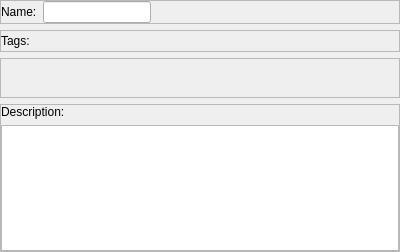
<?xml version="1.0" encoding="UTF-8"?>
<ui version="4.0">
 <class>Form</class>
 <widget class="QWidget" name="Form">
  <property name="geometry">
   <rect>
    <x>0</x>
    <y>0</y>
    <width>400</width>
    <height>252</height>
   </rect>
  </property>
  <property name="windowTitle">
   <string>Form</string>
  </property>
  <layout class="QVBoxLayout" name="verticalLayout">
   <property name="leftMargin">
    <number>0</number>
   </property>
   <property name="topMargin">
    <number>0</number>
   </property>
   <property name="rightMargin">
    <number>0</number>
   </property>
   <property name="bottomMargin">
    <number>0</number>
   </property>
   <item>
    <widget class="QFrame" name="name_frame">
     <property name="frameShape">
      <enum>QFrame::StyledPanel</enum>
     </property>
     <property name="frameShadow">
      <enum>QFrame::Raised</enum>
     </property>
     <layout class="QHBoxLayout" name="horizontalLayout">
      <property name="leftMargin">
       <number>0</number>
      </property>
      <property name="topMargin">
       <number>0</number>
      </property>
      <property name="rightMargin">
       <number>0</number>
      </property>
      <property name="bottomMargin">
       <number>0</number>
      </property>
      <item>
       <widget class="QLabel" name="name_label">
        <property name="text">
         <string>Name:</string>
        </property>
       </widget>
      </item>
      <item>
       <widget class="QLineEdit" name="name_edit">
        <property name="sizePolicy">
         <sizepolicy hsizetype="Maximum" vsizetype="Fixed">
          <horstretch>0</horstretch>
          <verstretch>0</verstretch>
         </sizepolicy>
        </property>
        <property name="minimumSize">
         <size>
          <width>100</width>
          <height>0</height>
         </size>
        </property>
       </widget>
      </item>
      <item>
       <spacer name="horizontalSpacer_2">
        <property name="orientation">
         <enum>Qt::Horizontal</enum>
        </property>
        <property name="sizeHint" stdset="0">
         <size>
          <width>40</width>
          <height>20</height>
         </size>
        </property>
       </spacer>
      </item>
      <item>
       <widget class="QLabel" name="extra_text_label">
        <property name="sizePolicy">
         <sizepolicy hsizetype="MinimumExpanding" vsizetype="Preferred">
          <horstretch>0</horstretch>
          <verstretch>0</verstretch>
         </sizepolicy>
        </property>
        <property name="minimumSize">
         <size>
          <width>100</width>
          <height>0</height>
         </size>
        </property>
        <property name="text">
         <string/>
        </property>
        <property name="wordWrap">
         <bool>false</bool>
        </property>
       </widget>
      </item>
     </layout>
    </widget>
   </item>
   <item>
    <widget class="QFrame" name="tags_frame">
     <property name="frameShape">
      <enum>QFrame::StyledPanel</enum>
     </property>
     <property name="frameShadow">
      <enum>QFrame::Raised</enum>
     </property>
     <layout class="QHBoxLayout" name="horizontalLayout_2">
      <property name="leftMargin">
       <number>0</number>
      </property>
      <property name="topMargin">
       <number>0</number>
      </property>
      <property name="rightMargin">
       <number>0</number>
      </property>
      <property name="bottomMargin">
       <number>0</number>
      </property>
      <item>
       <widget class="QLabel" name="tags_label">
        <property name="text">
         <string>Tags:</string>
        </property>
       </widget>
      </item>
      <item>
       <layout class="QHBoxLayout" name="tags_content"/>
      </item>
      <item>
       <spacer name="horizontalSpacer">
        <property name="orientation">
         <enum>Qt::Horizontal</enum>
        </property>
        <property name="sizeHint" stdset="0">
         <size>
          <width>40</width>
          <height>20</height>
         </size>
        </property>
       </spacer>
      </item>
     </layout>
    </widget>
   </item>
   <item>
    <widget class="QFrame" name="tags_input_field">
     <property name="frameShape">
      <enum>QFrame::StyledPanel</enum>
     </property>
     <property name="frameShadow">
      <enum>QFrame::Raised</enum>
     </property>
     <layout class="QHBoxLayout" name="tags_input">
      <item>
       <spacer name="tags_input_horizontalSpacer">
        <property name="orientation">
         <enum>Qt::Horizontal</enum>
        </property>
        <property name="sizeHint" stdset="0">
         <size>
          <width>371</width>
          <height>20</height>
         </size>
        </property>
       </spacer>
      </item>
     </layout>
    </widget>
   </item>
   <item>
    <widget class="QFrame" name="desc_frame">
     <property name="frameShape">
      <enum>QFrame::StyledPanel</enum>
     </property>
     <property name="frameShadow">
      <enum>QFrame::Raised</enum>
     </property>
     <layout class="QVBoxLayout" name="verticalLayout_2">
      <property name="leftMargin">
       <number>0</number>
      </property>
      <property name="topMargin">
       <number>0</number>
      </property>
      <property name="rightMargin">
       <number>0</number>
      </property>
      <property name="bottomMargin">
       <number>0</number>
      </property>
      <item>
       <widget class="QLabel" name="desc_label">
        <property name="text">
         <string>Description:</string>
        </property>
       </widget>
      </item>
      <item>
       <widget class="QPlainTextEdit" name="desc_edit"/>
      </item>
     </layout>
    </widget>
   </item>
  </layout>
 </widget>
 <resources/>
 <connections/>
</ui>
